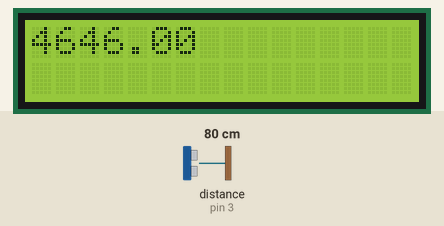
The sketch below on a simulated Arduino Uno, built with avr-gcc and run on an emulated ATmega328P. Parts: 16×2 character LCD. Wiring (inferred from the names in the program): ultrasonic range finder: trigger pin 2; echo pin 3. The inputs (shaded band) are chosen by the test bench; at power-on: distance to the obstacle (sensor on pin 3) 80 cm. The echo pulse lasts 58.3 µs per cm; what the sketch prints to the serial monitor is not drawn.

Above: at 1.2 s.
1.3 s: distance to the obstacle (sensor on pin 3) set to 2 cm
At 2.8 s:
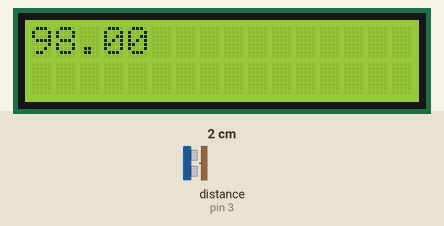
3.5 s: distance to the obstacle (sensor on pin 3) set to 299 cm
At 5.0 s:
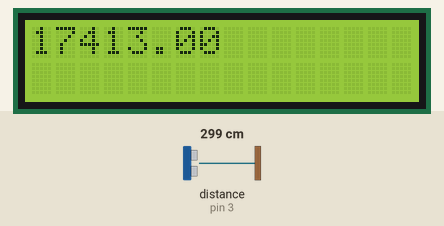
5.6 s: distance to the obstacle (sensor on pin 3) set to 4 cm
At 6.8 s:
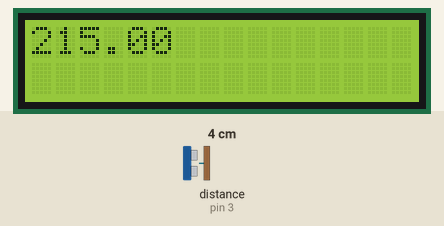
Timing chart, 0 to 8.6 s (numbered marks = the images above; inputs shaded):
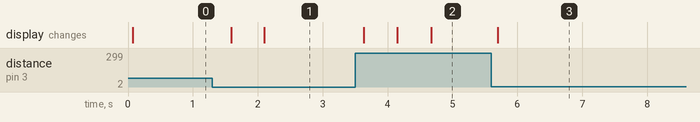

Measured:
- after the input at 1.3 s, the display: first changes after 0.29 s (image 1 shows a later state)
- after the input at 3.5 s, the display: changes after 0.13 s (image 2)
- after the input at 5.6 s, the display: changes after 0.10 s (image 3)

The sketch:

sonic_sensor.ino
```cpp
int trig = 2;
int echo = 3;
float pingTime;

#include <LiquidCrystal.h>
int rs = 7;
int en = 8;
int d4 = 9;
int d5 = 10;
int d6 = 11;
int d7 = 12;
LiquidCrystal lcd(rs,en,d4,d5,d6,d7);

int dt1 = 10;
int dt2 = 500;

void setup() {

  Serial.begin(9600);
  lcd.begin(16,2);
  pinMode(trig,OUTPUT);
  pinMode(echo,INPUT);

}

void loop() {

  digitalWrite(trig,LOW);
  delayMicroseconds(dt1);
  digitalWrite(trig,HIGH);
  delayMicroseconds(dt1);
  digitalWrite(trig,LOW);
  pingTime = pulseIn(echo,HIGH);

  lcd.clear();
  lcd.setCursor(0,0);
  lcd.print(pingTime);
  Serial.println(pingTime);
  delay(dt2);

}
```
